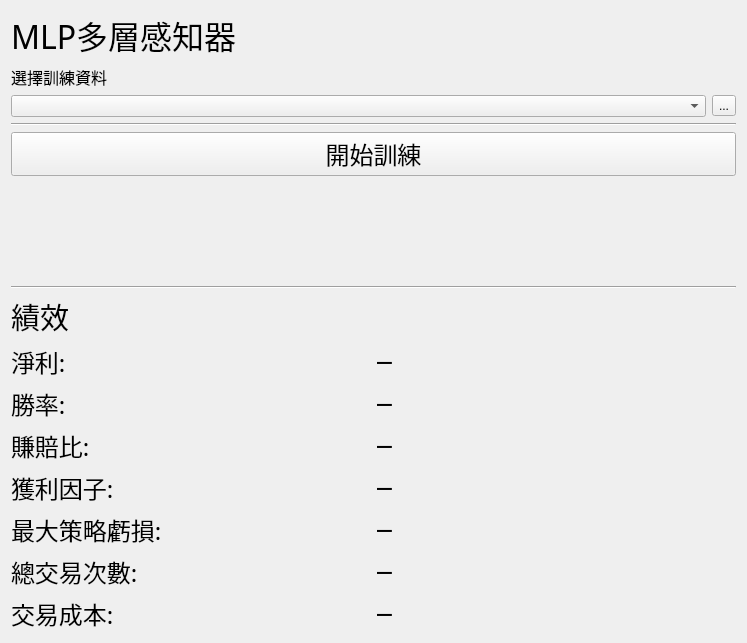
<?xml version="1.0" encoding="UTF-8"?>
<ui version="4.0">
 <class>Form</class>
 <widget class="QWidget" name="Form">
  <property name="geometry">
   <rect>
    <x>0</x>
    <y>0</y>
    <width>747</width>
    <height>643</height>
   </rect>
  </property>
  <property name="windowTitle">
   <string>Form</string>
  </property>
  <layout class="QGridLayout" name="gridLayout">
   <item row="0" column="0">
    <layout class="QHBoxLayout" name="horizontalLayout_13">
     <item>
      <layout class="QVBoxLayout" name="verticalLayout">
       <item>
        <widget class="QLabel" name="title">
         <property name="font">
          <font>
           <family>微軟正黑體</family>
           <pointsize>24</pointsize>
          </font>
         </property>
         <property name="text">
          <string>MLP多層感知器</string>
         </property>
        </widget>
       </item>
       <item>
        <widget class="QLabel" name="label_9">
         <property name="font">
          <font>
           <family>微軟正黑體</family>
           <pointsize>12</pointsize>
          </font>
         </property>
         <property name="text">
          <string>選擇訓練資料</string>
         </property>
        </widget>
       </item>
       <item>
        <layout class="QHBoxLayout" name="horizontalLayout_2">
         <item>
          <widget class="QComboBox" name="comboBox"/>
         </item>
         <item>
          <widget class="QToolButton" name="choseDataBtn">
           <property name="text">
            <string>...</string>
           </property>
          </widget>
         </item>
        </layout>
       </item>
       <item>
        <widget class="Line" name="line_2">
         <property name="orientation">
          <enum>Qt::Horizontal</enum>
         </property>
        </widget>
       </item>
       <item>
        <layout class="QVBoxLayout" name="verticalLayout_3">
         <item>
          <widget class="QPushButton" name="startTrainBtn">
           <property name="sizePolicy">
            <sizepolicy hsizetype="Preferred" vsizetype="Fixed">
             <horstretch>0</horstretch>
             <verstretch>0</verstretch>
            </sizepolicy>
           </property>
           <property name="font">
            <font>
             <family>微軟正黑體</family>
             <pointsize>18</pointsize>
            </font>
           </property>
           <property name="text">
            <string>開始訓練</string>
           </property>
          </widget>
         </item>
         <item>
          <spacer name="verticalSpacer">
           <property name="orientation">
            <enum>Qt::Vertical</enum>
           </property>
           <property name="sizeHint" stdset="0">
            <size>
             <width>20</width>
             <height>40</height>
            </size>
           </property>
          </spacer>
         </item>
        </layout>
       </item>
       <item>
        <widget class="Line" name="line">
         <property name="orientation">
          <enum>Qt::Horizontal</enum>
         </property>
        </widget>
       </item>
       <item>
        <widget class="QLabel" name="label_4">
         <property name="font">
          <font>
           <family>微軟正黑體</family>
           <pointsize>22</pointsize>
          </font>
         </property>
         <property name="text">
          <string>績效</string>
         </property>
        </widget>
       </item>
       <item>
        <layout class="QHBoxLayout" name="horizontalLayout">
         <item>
          <layout class="QVBoxLayout" name="verticalLayout_2">
           <item>
            <widget class="QLabel" name="profitCol">
             <property name="font">
              <font>
               <family>微軟正黑體</family>
               <pointsize>18</pointsize>
              </font>
             </property>
             <property name="text">
              <string>淨利:</string>
             </property>
             <property name="alignment">
              <set>Qt::AlignLeading|Qt::AlignLeft|Qt::AlignVCenter</set>
             </property>
            </widget>
           </item>
           <item>
            <widget class="QLabel" name="winrateCol">
             <property name="font">
              <font>
               <family>微軟正黑體</family>
               <pointsize>18</pointsize>
              </font>
             </property>
             <property name="text">
              <string>勝率:</string>
             </property>
             <property name="alignment">
              <set>Qt::AlignLeading|Qt::AlignLeft|Qt::AlignVCenter</set>
             </property>
            </widget>
           </item>
           <item>
            <widget class="QLabel" name="winLossCol">
             <property name="font">
              <font>
               <family>微軟正黑體</family>
               <pointsize>18</pointsize>
              </font>
             </property>
             <property name="text">
              <string>賺賠比:</string>
             </property>
             <property name="alignment">
              <set>Qt::AlignLeading|Qt::AlignLeft|Qt::AlignVCenter</set>
             </property>
            </widget>
           </item>
           <item>
            <widget class="QLabel" name="profitFactorCol">
             <property name="font">
              <font>
               <family>微軟正黑體</family>
               <pointsize>18</pointsize>
              </font>
             </property>
             <property name="text">
              <string>獲利因子:</string>
             </property>
             <property name="alignment">
              <set>Qt::AlignLeading|Qt::AlignLeft|Qt::AlignVCenter</set>
             </property>
            </widget>
           </item>
           <item>
            <widget class="QLabel" name="mddCol">
             <property name="font">
              <font>
               <family>微軟正黑體</family>
               <pointsize>18</pointsize>
              </font>
             </property>
             <property name="text">
              <string>最大策略虧損:</string>
             </property>
             <property name="alignment">
              <set>Qt::AlignLeading|Qt::AlignLeft|Qt::AlignVCenter</set>
             </property>
            </widget>
           </item>
           <item>
            <widget class="QLabel" name="sharpeCol">
             <property name="font">
              <font>
               <family>微軟正黑體</family>
               <pointsize>18</pointsize>
              </font>
             </property>
             <property name="text">
              <string>總交易次數:</string>
             </property>
             <property name="alignment">
              <set>Qt::AlignLeading|Qt::AlignLeft|Qt::AlignVCenter</set>
             </property>
            </widget>
           </item>
           <item>
            <widget class="QLabel" name="costCol">
             <property name="font">
              <font>
               <family>微軟正黑體</family>
               <pointsize>18</pointsize>
              </font>
             </property>
             <property name="text">
              <string>交易成本:</string>
             </property>
             <property name="alignment">
              <set>Qt::AlignLeading|Qt::AlignLeft|Qt::AlignVCenter</set>
             </property>
            </widget>
           </item>
          </layout>
         </item>
         <item>
          <layout class="QVBoxLayout" name="verticalLayout_5">
           <item>
            <widget class="QLabel" name="profitOut">
             <property name="font">
              <font>
               <family>Agency FB</family>
               <pointsize>18</pointsize>
              </font>
             </property>
             <property name="text">
              <string>─</string>
             </property>
             <property name="alignment">
              <set>Qt::AlignLeading|Qt::AlignLeft|Qt::AlignVCenter</set>
             </property>
            </widget>
           </item>
           <item>
            <widget class="QLabel" name="winRateOut">
             <property name="font">
              <font>
               <family>Agency FB</family>
               <pointsize>18</pointsize>
              </font>
             </property>
             <property name="text">
              <string>─</string>
             </property>
             <property name="alignment">
              <set>Qt::AlignLeading|Qt::AlignLeft|Qt::AlignVCenter</set>
             </property>
            </widget>
           </item>
           <item>
            <widget class="QLabel" name="winLossOut">
             <property name="font">
              <font>
               <family>Agency FB</family>
               <pointsize>18</pointsize>
              </font>
             </property>
             <property name="text">
              <string>─</string>
             </property>
             <property name="alignment">
              <set>Qt::AlignLeading|Qt::AlignLeft|Qt::AlignVCenter</set>
             </property>
            </widget>
           </item>
           <item>
            <widget class="QLabel" name="profitFactorOut">
             <property name="font">
              <font>
               <family>Agency FB</family>
               <pointsize>18</pointsize>
              </font>
             </property>
             <property name="text">
              <string>─</string>
             </property>
             <property name="alignment">
              <set>Qt::AlignLeading|Qt::AlignLeft|Qt::AlignVCenter</set>
             </property>
            </widget>
           </item>
           <item>
            <widget class="QLabel" name="mddOut">
             <property name="font">
              <font>
               <family>Agency FB</family>
               <pointsize>18</pointsize>
              </font>
             </property>
             <property name="text">
              <string>─</string>
             </property>
             <property name="alignment">
              <set>Qt::AlignLeading|Qt::AlignLeft|Qt::AlignVCenter</set>
             </property>
            </widget>
           </item>
           <item>
            <widget class="QLabel" name="tradeCuntOut">
             <property name="font">
              <font>
               <family>Agency FB</family>
               <pointsize>18</pointsize>
              </font>
             </property>
             <property name="text">
              <string>─</string>
             </property>
             <property name="alignment">
              <set>Qt::AlignLeading|Qt::AlignLeft|Qt::AlignVCenter</set>
             </property>
            </widget>
           </item>
           <item>
            <widget class="QLabel" name="costOut">
             <property name="font">
              <font>
               <family>Agency FB</family>
               <pointsize>18</pointsize>
              </font>
             </property>
             <property name="text">
              <string>─</string>
             </property>
             <property name="alignment">
              <set>Qt::AlignLeading|Qt::AlignLeft|Qt::AlignVCenter</set>
             </property>
            </widget>
           </item>
          </layout>
         </item>
        </layout>
       </item>
      </layout>
     </item>
    </layout>
   </item>
  </layout>
 </widget>
 <resources/>
 <connections/>
</ui>
